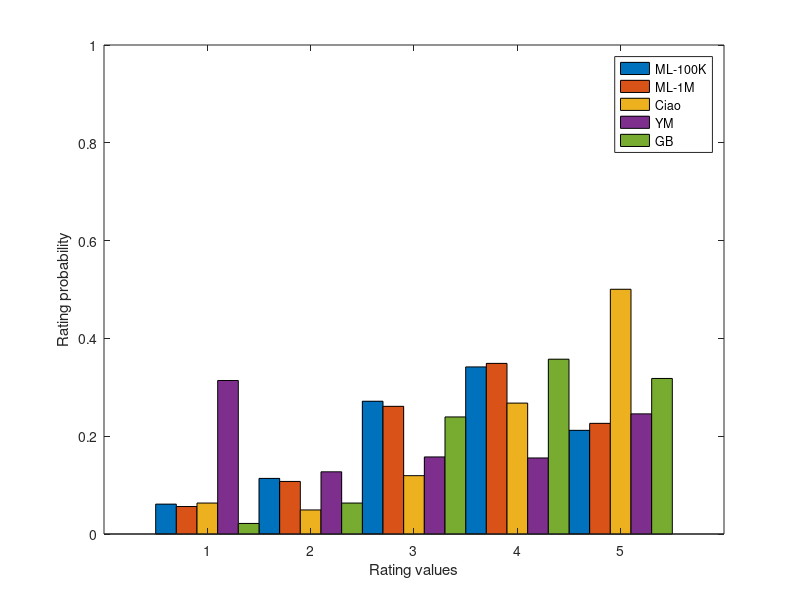

The MATLAB source for this figure:
function DistPlot()
MLP = [0.0611, 0.1137, 0.2715, 0.3417, 0.2120];
MLM = [0.0562, 0.1075, 0.2611, 0.3489, 0.2263];
Ciao = [0.0633, 0.0492, 0.1193, 0.2677, 0.5005];
YM = [0.3139, 0.1272, 0.1576, 0.1555, 0.2457];
GB = [0.0216, 0.0633, 0.2394, 0.3575, 0.3181];

% Create a vertical bar chart using the bar function
subplot(1,1,1);
bar(1:5, [MLP' MLM' Ciao' YM' GB'], 1)
% Set the axis limits
axis([0 6 0 1])
set(gca, 'XTick', 1:5)
set(gca,'xticklabel',{'1','2','3','4','5'})
% Add title and axis labels
ylabel('Rating probability')
xlabel('Rating values')
% Add a legend
legend('ML-100K', 'ML-1M', 'Ciao', 'YM', 'GB')

return
end